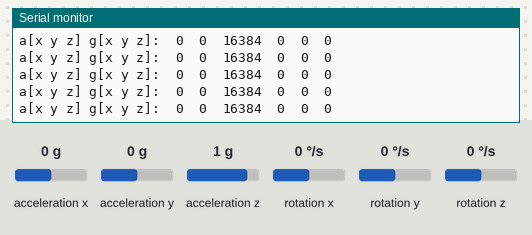
The sketch below on a simulated Arduino Uno, built with avr-gcc and run on an emulated ATmega328P. On the bench: the last lines printed to the serial monitor. The inputs (shaded band) are chosen by the test bench; at power-on: acceleration z 1 g, acceleration x 0 g, acceleration y 0 g, rotation x 0 °/s, rotation y 0 °/s, rotation z 0 °/s.

Above: at 1.2 s.
1.3 s: acceleration z set to -1.4 g
At 1.37 s:
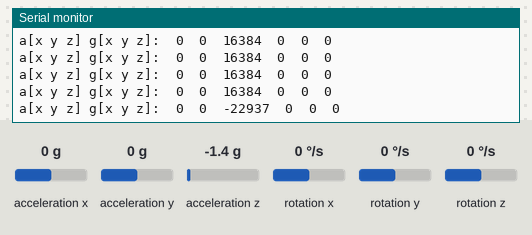
4.3 s: acceleration x set to -1.4 g
At 4.3 s:
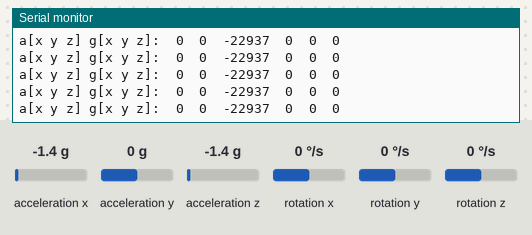
5.8 s: acceleration y set to -1.4 g
At 5.88 s:
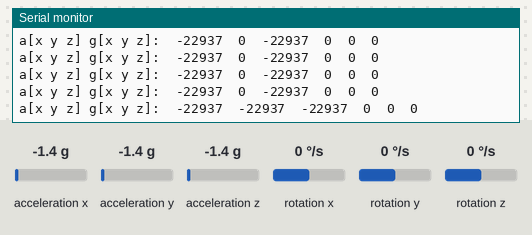
7.3 s: rotation x set to -192 °/s
At 7.35 s:
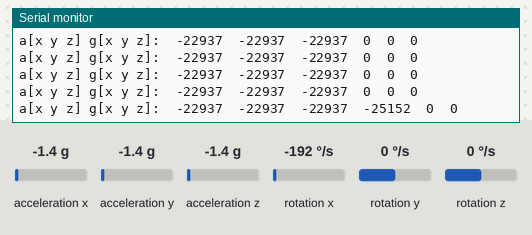
10.3 s: rotation y set to -192 °/s
At 10.3 s:
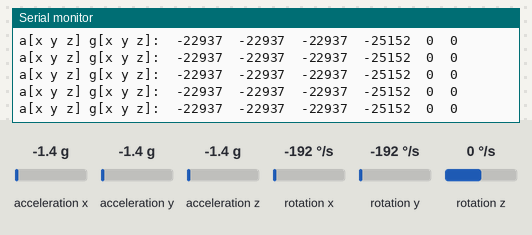

The sketch:

tutorial_naylamp.ino
```cpp
#include <I2Cdev.h>

// Librerias I2C para controlar el mpu6050
// la libreria MPU6050.h necesita I2Cdev.h, I2Cdev.h necesita Wire.h
#include <I2Cdev.h>
#include <MPU6050.h>
#include <Wire.h>

// La dirección del MPU6050 puede ser 0x68 o 0x69, dependiendo
// del estado de AD0. Si no se especifica, 0x68 estará implicito
MPU6050 sensor;

// Valores RAW (sin procesar) del acelerometro y giroscopio en los ejes x,y,z
int ax, ay, az;
int gx, gy, gz;

void setup() {
  Serial.begin(57600);    //Iniciando puerto serial
  Wire.begin();           //Iniciando I2C
  sensor.initialize();    //Iniciando el sensor

  if (sensor.testConnection()) Serial.println("Sensor iniciado correctamente");
  else Serial.println("Error al iniciar el sensor");
}

void loop() {
  // Leer las aceleraciones y velocidades angulares
  sensor.getAcceleration(&ax, &ay, &az);
  sensor.getRotation(&gx, &gy, &gz);

  //Mostrar las lecturas separadas por un [tab]
  Serial.print("a[x y z] g[x y z]:\t");
  Serial.print(ax); Serial.print("\t");
  Serial.print(ay); Serial.print("\t");
  Serial.print(az); Serial.print("\t");
  Serial.print(gx); Serial.print("\t");
  Serial.print(gy); Serial.print("\t");
  Serial.println(gz);

  delay(100);
}
```

Measured:
- after the input at 1.3 s, the serial monitor: prints a new line after 0.07 s (image 1)
- after the input at 5.8 s, the serial monitor: prints a new line after 0.07 s (image 3)
- after the input at 7.3 s, the serial monitor: prints a new line at once (image 4)
